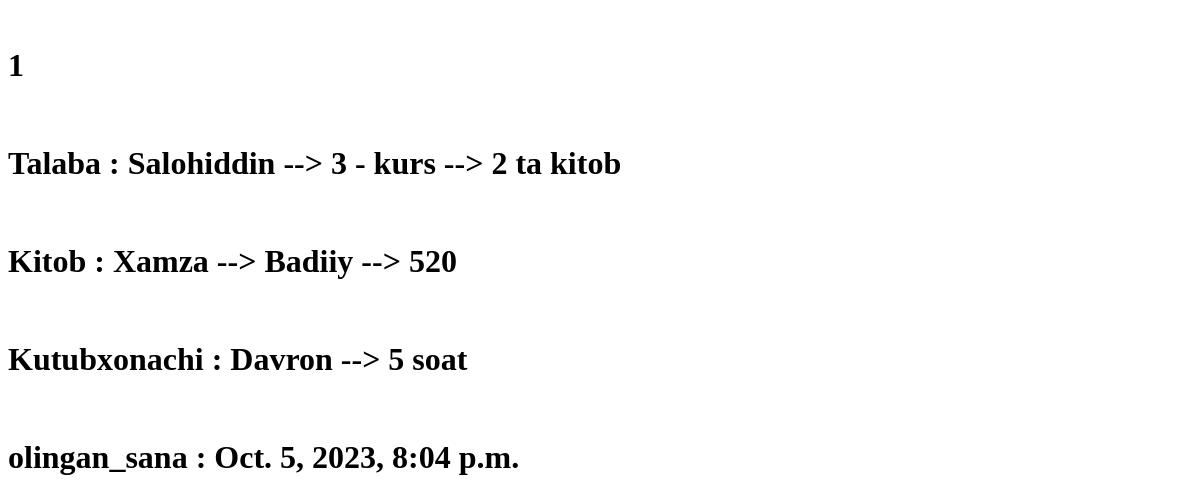
The page /tanlangan_record/1/ on the database as committed earlier.
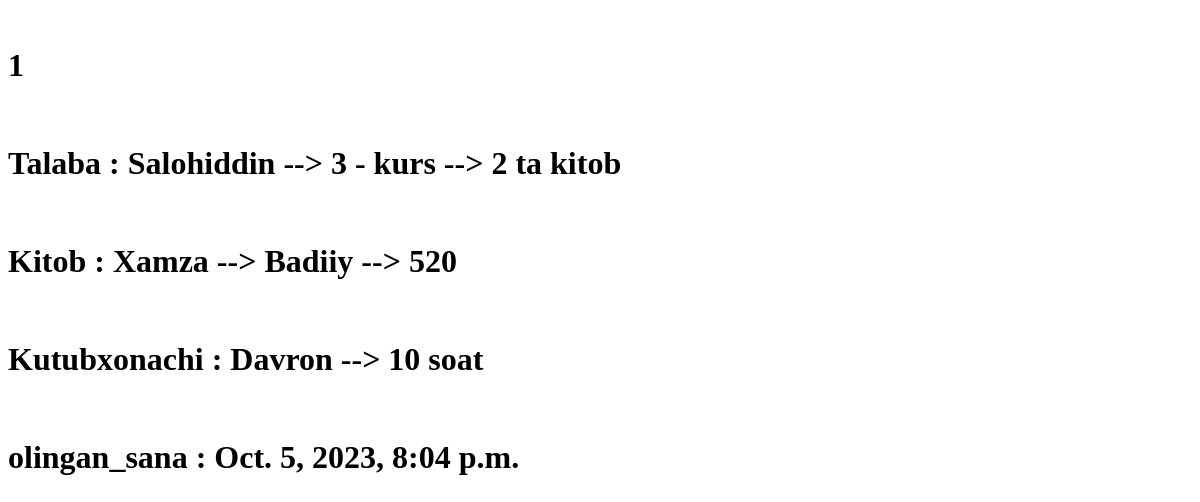
The same page on the database as committed later.
### asosiy/models.py (models this page shows, shortened)
class Record(models.Model):
    talaba = models.ForeignKey(Talaba, on_delete=models.CASCADE)
    kitob = models.ForeignKey(Kitob, on_delete=models.CASCADE)
    kutubxonachi = models.ForeignKey(Kutubxonachi, on_delete=models.CASCADE)
    olingan_sana = models.DateTimeField(auto_now_add=True)
    qaytardi = models.BooleanField(default=False)
    qaytarish_sana = models.DateTimeField(blank=True, null=True)

class Kutubxonachi(models.Model):
    ism = models.CharField(max_length=30)
    ish_vaqti = models.PositiveSmallIntegerField(verbose_name=" necha soat")
    def __str__(self):
        return f"{self.ism} --> {self.ish_vaqti} soat "

class Talaba(models.Model):
    ism = models.CharField(max_length=30)
    kurs = models.PositiveSmallIntegerField()
    kitob_soni = models.PositiveSmallIntegerField()
    def __str__(self):
        return f"{self.ism} --> {self.kurs} - kurs  --> {self.kitob_soni} ta kitob"

class Kitob(models.Model):
    nom = models.CharField(max_length=50)
    janr = models.CharField(max_length=20, choices=JANR)
    sahifa = models.PositiveSmallIntegerField()
    muallif = models.ForeignKey(Muallif, on_delete=models.CASCADE)
    def __str__(self):
        return f"{self.nom} --> {self.janr} --> {self.sahifa}"

### asosiy/views.py (the view)
# urls.py: path('tanlangan_record/<int:son>/', tanlangan_record),
def tanlangan_record(request, son):
    content = {
        "record": Record.objects.get(id=son)
    }
    return render(request, "vazifa/tanlangan_record.html", content)

### templates/vazifa/tanlangan_record.html (shortened to what this page needs)
<!DOCTYPE html>
<html lang="en">
<head>
</head>
<body>
    <br>
    <h1>{{record.id}}</h1>
    <br>
    <h1>Talaba : {{record.talaba}}</h1>
    <br>
    <h1>Kitob : {{record.kitob}}</h1>
    <br>
    <h1>Kutubxonachi : {{record.kutubxonachi}}</h1>
    <br>
    <h1>olingan_sana : {{record.olingan_sana}}</h1>
</body>
</html>

Rows that differ between the two databases and show on the page:
changed through a linked row, Record "Salohiddin --> 3 - kurs --> 2 ta kitob": kutubxonachi "Davron --> 5 soat" → "Davron --> 10 soat"
